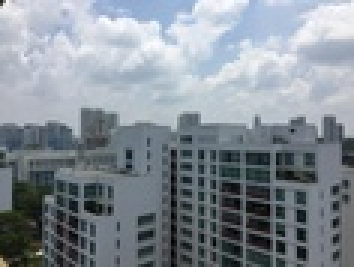
%> input picture Assignment_1/E0002878_Assignment1/im01.jpg, 118 x 89 px, shrunk from 640 x 480 before the run (shown 3 times larger)
$ octave part_5.m   (GNU Octave 9; MATLAB toolbox functions it lacks are replaced by stand-ins)
%> lines starting %> are read from the running program, lines starting %| are printed output that depends on the picture
clear
close all
mkdir('output_img');
run('../vlfeat-0.9.21/toolbox/vl_setup');
%> (this line was passed over: vl_setup is not available in this run)

%load image
im1_ori = im2double(imread('../im01.jpg'));
im2_ori = im2double(imread('../im02.jpg'));
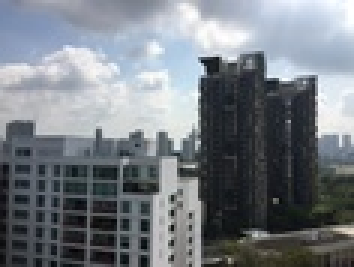
%> input picture Assignment_1/E0002878_Assignment1/im02.jpg, 118 x 89 px, shrunk from 640 x 480 before the run (shown 3 times larger)

im1 = single(rgb2gray(im1_ori));
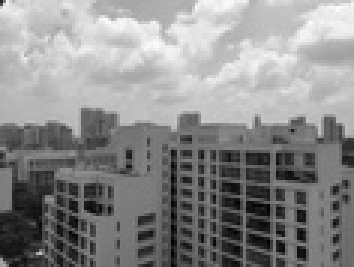
%> im1: size 89x118 single (shown 3 times larger); min 0.000894, max 0.991, mean 0.546
im2 = single(rgb2gray(im2_ori));
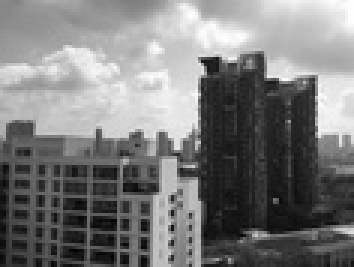
%> im2: size 89x118 single (shown 3 times larger); min 0.0115, max 1, mean 0.484
%> (the run ends here)
